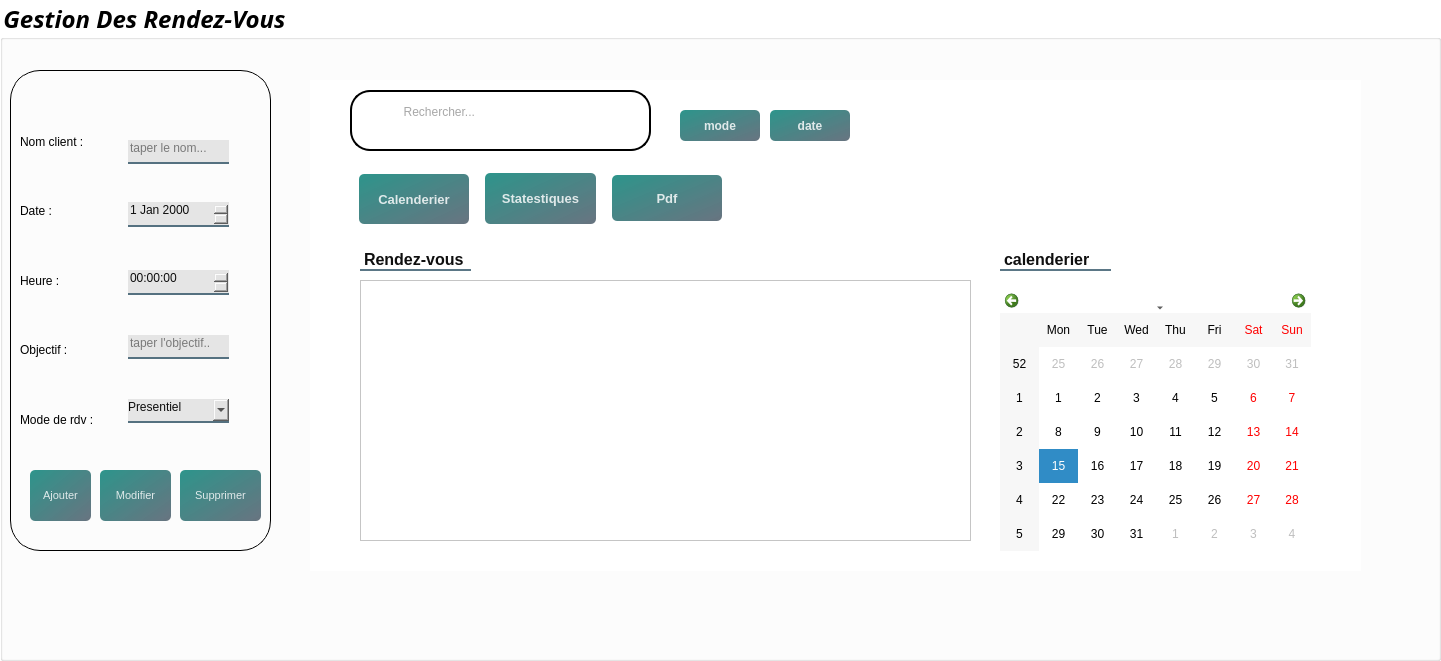
   <widget class="QGroupBox" name="rdvbox">
    <property name="geometry">
     <rect>
      <x>140</x>
      <y>70</y>
      <width>1441</width>
      <height>661</height>
     </rect>
    </property>
    <property name="font">
     <font>
      <family>Perpetua</family>
      <pointsize>18</pointsize>
      <italic>true</italic>
      <bold>true</bold>
     </font>
    </property>
    <property name="styleSheet">
     <string notr="true">background-color: rgb(255, 255, 255);</string>
    </property>
    <property name="title">
     <string>Gestion Des Rendez-Vous</string>
    </property>
    <widget class="QWidget" name="widget_14" native="true">
     <property name="geometry">
      <rect>
       <x>10</x>
       <y>70</y>
       <width>261</width>
       <height>481</height>
      </rect>
     </property>
     <property name="styleSheet">
      <string notr="true">border:1px solid black;
border-radius:30px;
background-color:none;</string>
     </property>
     <widget class="QWidget" name="widget_15" native="true">
      <property name="geometry">
       <rect>
        <x>10</x>
        <y>40</y>
        <width>81</width>
        <height>341</height>
       </rect>
      </property>
      <property name="styleSheet">
       <string notr="true">border:none;</string>
      </property>
      <layout class="QVBoxLayout" name="verticalLayout_2">
       <item>
        <widget class="QLabel" name="label_42">
         <property name="styleSheet">
          <string notr="true">color:black;</string>
         </property>
         <property name="text">
          <string>Nom client :</string>
         </property>
        </widget>
       </item>
       <item>
        <widget class="QLabel" name="label_43">
         <property name="styleSheet">
          <string notr="true">color:black;</string>
         </property>
         <property name="text">
          <string>Date :</string>
         </property>
        </widget>
       </item>
       <item>
        <widget class="QLabel" name="label_44">
         <property name="styleSheet">
          <string notr="true">color:black;</string>
         </property>
         <property name="text">
          <string>Heure :</string>
         </property>
        </widget>
       </item>
       <item>
        <widget class="QLabel" name="label_45">
         <property name="styleSheet">
          <string notr="true">color:black;</string>
         </property>
         <property name="text">
          <string>Objectif :</string>
         </property>
        </widget>
       </item>
       <item>
        <widget class="QLabel" name="label_46">
         <property name="styleSheet">
          <string notr="true">color:black;</string>
         </property>
         <property name="text">
          <string>Mode de rdv :</string>
         </property>
        </widget>
       </item>
      </layout>
     </widget>
     <widget class="QWidget" name="widget_16" native="true">
      <property name="geometry">
       <rect>
        <x>99</x>
        <y>40</y>
        <width>151</width>
        <height>341</height>
       </rect>
      </property>
      <property name="styleSheet">
       <string notr="true">border:none;
background-color:transparent;</string>
      </property>
      <widget class="QLineEdit" name="lineEdit_4">
       <property name="geometry">
        <rect>
         <x>9</x>
         <y>45</y>
         <width>106</width>
         <height>18</height>
        </rect>
       </property>
       <property name="styleSheet">
        <string notr="true">border:1px;</string>
       </property>
      </widget>
      <widget class="QFrame" name="frame_7">
       <property name="geometry">
        <rect>
         <x>9</x>
         <y>10</y>
         <width>121</width>
         <height>321</height>
        </rect>
       </property>
       <property name="frameShape">
        <enum>QFrame::Shape::StyledPanel</enum>
       </property>
       <property name="frameShadow">
        <enum>QFrame::Shadow::Raised</enum>
       </property>
       <widget class="QLineEdit" name="clientRDV">
        <property name="geometry">
         <rect>
          <x>10</x>
          <y>20</y>
          <width>101</width>
          <height>24</height>
         </rect>
        </property>
        <property name="styleSheet">
         <string notr="true">background-color:rgba(225, 225,225,225);
border:none;
border-bottom:2px solid rgba(46,82,101,200);
color:rgba(0,0,0,240);
padding-bottom:7px;</string>
        </property>
        <property name="placeholderText">
         <string>taper le nom...</string>
        </property>
       </widget>
       <widget class="QLineEdit" name="objectifRDV">
        <property name="geometry">
         <rect>
          <x>10</x>
          <y>215</y>
          <width>101</width>
          <height>24</height>
         </rect>
        </property>
        <property name="styleSheet">
         <string notr="true">background-color:rgba(225, 225,225,225);
border:none;
border-bottom:2px solid rgba(46,82,101,200);
color:rgba(0,0,0,240);
padding-bottom:7px;</string>
        </property>
        <property name="placeholderText">
         <string>taper l'objectif..</string>
        </property>
       </widget>
       <widget class="QDateEdit" name="dateRDV">
        <property name="geometry">
         <rect>
          <x>10</x>
          <y>82</y>
          <width>101</width>
          <height>25</height>
         </rect>
        </property>
        <property name="styleSheet">
         <string notr="true">background-color:rgba(225, 225,225,225);
border:none;
border-bottom:2px solid rgba(46,82,101,200);
color:rgba(0,0,0,240);
padding-bottom:7px;</string>
        </property>
       </widget>
       <widget class="QTimeEdit" name="heureRDV">
        <property name="geometry">
         <rect>
          <x>10</x>
          <y>150</y>
          <width>101</width>
          <height>25</height>
         </rect>
        </property>
        <property name="styleSheet">
         <string notr="true">background-color:rgba(225, 225,225,225);
border:none;
border-bottom:2px solid rgba(46,82,101,200);
color:rgba(0,0,0,240);
padding-bottom:7px;</string>
        </property>
       </widget>
       <widget class="QComboBox" name="modeRDV">
        <property name="geometry">
         <rect>
          <x>10</x>
          <y>279</y>
          <width>101</width>
          <height>24</height>
         </rect>
        </property>
        <property name="styleSheet">
         <string notr="true">background-color:rgba(225, 225,225,225);
border:none;
border-bottom:2px solid rgba(46,82,101,200);
color:rgba(0,0,0,240);
padding-bottom:7px;</string>
        </property>
        <item>
         <property name="text">
          <string>Presentiel</string>
         </property>
        </item>
        <item>
         <property name="text">
          <string>En ligne</string>
         </property>
        </item>
       </widget>
      </widget>
     </widget>
     <widget class="QWidget" name="widget_21" native="true">
      <property name="geometry">
       <rect>
        <x>20</x>
        <y>390</y>
        <width>231</width>
        <height>71</height>
       </rect>
      </property>
      <property name="styleSheet">
       <string notr="true">border:none;</string>
      </property>
      <widget class="QPushButton" name="suppRDV">
       <property name="geometry">
        <rect>
         <x>150</x>
         <y>10</y>
         <width>81</width>
         <height>51</height>
        </rect>
       </property>
       <property name="font">
        <font>
         <pointsize>8</pointsize>
         <bold>false</bold>
        </font>
       </property>
       <property name="styleSheet">
        <string notr="true">QPushButton#suppRDV {
    background-color: qlineargradient(spread:pad, x1:0, y1:0, x2:1, y2:1, stop:0 rgba(11, 131, 120, 219), stop:1 rgba(85, 98, 112, 226));
    color: rgba(255, 255, 255, 210);
    border-radius: 5px;
    border: none;
}

QPushButton#suppRDV:hover {
    background-color: qlineargradient(spread:pad, x1:0, y1:0, x2:1, y2:1, stop:0 rgba(150, 123, 111, 219), stop:1 rgba(85, 81, 84, 226));
}

QPushButton#suppRDV:pressed {
    padding-left: 3px;
    padding-top: 3px;
    background-color: rgba(150, 123, 111, 255);
}</string>
       </property>
       <property name="text">
        <string>Supprimer</string>
       </property>
       <property name="icon">
        <iconset resource="ressources.qrc">
         <normaloff>:/Downloads/trash-2.svg</normaloff>:/Downloads/trash-2.svg</iconset>
       </property>
      </widget>
      <widget class="QPushButton" name="updateRDV">
       <property name="geometry">
        <rect>
         <x>70</x>
         <y>10</y>
         <width>71</width>
         <height>51</height>
        </rect>
       </property>
       <property name="font">
        <font>
         <pointsize>8</pointsize>
         <bold>false</bold>
        </font>
       </property>
       <property name="styleSheet">
        <string notr="true">QPushButton#updateRDV {
    background-color: qlineargradient(spread:pad, x1:0, y1:0, x2:1, y2:1, stop:0 rgba(11, 131, 120, 219), stop:1 rgba(85, 98, 112, 226));
    color: rgba(255, 255, 255, 210);
    border-radius: 5px;
    border: none;
}

QPushButton#updateRDV:hover {
    background-color: qlineargradient(spread:pad, x1:0, y1:0, x2:1, y2:1, stop:0 rgba(150, 123, 111, 219), stop:1 rgba(85, 81, 84, 226));
}

QPushButton#updateRDV:pressed {
    padding-left: 3px;
    padding-top: 3px;
    background-color: rgba(150, 123, 111, 255);
}</string>
       </property>
       <property name="text">
        <string>Modifier</string>
       </property>
       <property name="icon">
        <iconset resource="ressources.qrc">
         <normaloff>:/Downloads/settings.svg</normaloff>:/Downloads/settings.svg</iconset>
       </property>
      </widget>
      <widget class="QPushButton" name="addRDV">
       <property name="geometry">
        <rect>
         <x>0</x>
         <y>10</y>
         <width>61</width>
         <height>51</height>
        </rect>
       </property>
       <property name="font">
        <font>
         <pointsize>8</pointsize>
         <bold>false</bold>
        </font>
       </property>
       <property name="styleSheet">
        <string notr="true">QPushButton#addRDV {
    background-color: qlineargradient(spread:pad, x1:0, y1:0, x2:1, y2:1, stop:0 rgba(11, 131, 120, 219), stop:1 rgba(85, 98, 112, 226));
    color: rgba(255, 255, 255, 210);
    border-radius: 5px;
    border: none;
}

QPushButton#addRDV:hover {
    background-color: qlineargradient(spread:pad, x1:0, y1:0, x2:1, y2:1, stop:0 rgba(150, 123, 111, 219), stop:1 rgba(85, 81, 84, 226));
}

QPushButton#addRDV:pressed {
    padding-left: 3px;
    padding-top: 3px;
    background-color: rgba(150, 123, 111, 255);
}</string>
       </property>
       <property name="text">
        <string>Ajouter</string>
       </property>
       <property name="icon">
        <iconset resource="ressources.qrc">
         <normaloff>:/Downloads/check-circle.svg</normaloff>:/Downloads/check-circle.svg</iconset>
       </property>
      </widget>
     </widget>
    </widget>
    <widget class="QWidget" name="widget_18" native="true">
     <property name="geometry">
      <rect>
       <x>310</x>
       <y>80</y>
       <width>1051</width>
       <height>491</height>
      </rect>
     </property>
     <widget class="QWidget" name="widget_19" native="true">
      <property name="geometry">
       <rect>
        <x>40</x>
        <y>10</y>
        <width>301</width>
        <height>61</height>
       </rect>
      </property>
      <layout class="QHBoxLayout" name="horizontalLayout_3">
       <item>
        <widget class="QFrame" name="frame_6">
         <property name="styleSheet">
          <string notr="true">border :2px solid black;
border-radius:20px;</string>
         </property>
         <property name="frameShape">
          <enum>QFrame::Shape::StyledPanel</enum>
         </property>
         <property name="frameShadow">
          <enum>QFrame::Shadow::Raised</enum>
         </property>
         <widget class="QLabel" name="label_7">
          <property name="geometry">
           <rect>
            <x>11</x>
            <y>11</y>
            <width>28</width>
            <height>22</height>
           </rect>
          </property>
          <property name="styleSheet">
           <string notr="true">border:none;</string>
          </property>
          <property name="text">
           <string/>
          </property>
          <property name="pixmap">
           <pixmap resource="ressources.qrc">:/Downloads/search (1).svg</pixmap>
          </property>
         </widget>
         <widget class="QLineEdit" name="rechercherRDV">
          <property name="geometry">
           <rect>
            <x>45</x>
            <y>11</y>
            <width>211</width>
            <height>22</height>
           </rect>
          </property>
          <property name="styleSheet">
           <string notr="true">background-color:transparent;
border:none;

color: #505050;</string>
          </property>
          <property name="placeholderText">
           <string>  Rechercher...</string>
          </property>
         </widget>
        </widget>
       </item>
      </layout>
     </widget>
     <widget class="QWidget" name="widget_20" native="true">
      <property name="geometry">
       <rect>
        <x>40</x>
        <y>80</y>
        <width>391</width>
        <height>71</height>
       </rect>
      </property>
      <widget class="QPushButton" name="calenderierRDV">
       <property name="geometry">
        <rect>
         <x>9</x>
         <y>14</y>
         <width>110</width>
         <height>50</height>
        </rect>
       </property>
       <property name="font">
        <font>
         <pointsize>10</pointsize>
         <bold>true</bold>
        </font>
       </property>
       <property name="styleSheet">
        <string notr="true">QPushButton#calenderierRDV {
    background-color: qlineargradient(spread:pad, x1:0, y1:0, x2:1, y2:1, stop:0 rgba(11, 131, 120, 219), stop:1 rgba(85, 98, 112, 226));
    color: rgba(255, 255, 255, 210);
    border-radius: 5px;
    border: none;
}

QPushButton#calenderierRDV:hover {
    background-color: qlineargradient(spread:pad, x1:0, y1:0, x2:1, y2:1, stop:0 rgba(150, 123, 111, 219), stop:1 rgba(85, 81, 84, 226));
}

QPushButton#calenderierRDV:pressed {
    padding-left: 3px;
    padding-top: 3px;
    background-color: rgba(150, 123, 111, 255);
}</string>
       </property>
       <property name="text">
        <string>Calenderier</string>
       </property>
       <property name="icon">
        <iconset resource="ressources.qrc">
         <normaloff>:/Downloads/calendar.svg</normaloff>:/Downloads/calendar.svg</iconset>
       </property>
      </widget>
      <widget class="QPushButton" name="statbuttonRDV">
       <property name="geometry">
        <rect>
         <x>135</x>
         <y>13</y>
         <width>111</width>
         <height>51</height>
        </rect>
       </property>
       <property name="font">
        <font>
         <pointsize>10</pointsize>
         <bold>true</bold>
        </font>
       </property>
       <property name="styleSheet">
        <string notr="true">QPushButton#statbuttonRDV {
    background-color: qlineargradient(spread:pad, x1:0, y1:0, x2:1, y2:1, stop:0 rgba(11, 131, 120, 219), stop:1 rgba(85, 98, 112, 226));
    color: rgba(255, 255, 255, 210);
    border-radius: 5px;
    border: none;
}

QPushButton#statbuttonRDV:hover {
    background-color: qlineargradient(spread:pad, x1:0, y1:0, x2:1, y2:1, stop:0 rgba(150, 123, 111, 219), stop:1 rgba(85, 81, 84, 226));
}

QPushButton#statbuttonRDV:pressed {
    padding-left: 3px;
    padding-top: 3px;
    background-color: rgba(150, 123, 111, 255);
}</string>
       </property>
       <property name="text">
        <string>Statestiques</string>
       </property>
       <property name="icon">
        <iconset resource="ressources.qrc">
         <normaloff>:/Downloads/pie-chart (1).svg</normaloff>:/Downloads/pie-chart (1).svg</iconset>
       </property>
      </widget>
      <widget class="QPushButton" name="pdfRDV">
       <property name="geometry">
        <rect>
         <x>262</x>
         <y>15</y>
         <width>110</width>
         <height>46</height>
        </rect>
       </property>
       <property name="font">
        <font>
         <pointsize>10</pointsize>
         <bold>true</bold>
        </font>
       </property>
       <property name="styleSheet">
        <string notr="true">QPushButton#pdfRDV {
    background-color: qlineargradient(spread:pad, x1:0, y1:0, x2:1, y2:1, stop:0 rgba(11, 131, 120, 219), stop:1 rgba(85, 98, 112, 226));
    color: rgba(255, 255, 255, 210);
    border-radius: 5px;
    border: none;
}

QPushButton#pdfRDV:hover {
    background-color: qlineargradient(spread:pad, x1:0, y1:0, x2:1, y2:1, stop:0 rgba(150, 123, 111, 219), stop:1 rgba(85, 81, 84, 226));
}

QPushButton#pdfRDV:pressed {
    padding-left: 3px;
    padding-top: 3px;
    background-color: rgba(150, 123, 111, 255);
}</string>
       </property>
       <property name="text">
        <string>Pdf</string>
       </property>
       <property name="icon">
        <iconset resource="ressources.qrc">
         <normaloff>:/Downloads/file-text (2).svg</normaloff>:/Downloads/file-text (2).svg</iconset>
       </property>
      </widget>
     </widget>
     <widget class="QWidget" name="widget_23" native="true">
      <property name="geometry">
       <rect>
        <x>40</x>
        <y>160</y>
        <width>631</width>
        <height>321</height>
       </rect>
      </property>
      <widget class="QLabel" name="label_35">
       <property name="geometry">
        <rect>
         <x>10</x>
         <y>10</y>
         <width>111</width>
         <height>21</height>
        </rect>
       </property>
       <property name="font">
        <font>
         <pointsize>12</pointsize>
         <bold>true</bold>
        </font>
       </property>
       <property name="styleSheet">
        <string notr="true">color:black;
border-bottom:2px solid rgba(46,82,101,200);
color:rgba(0,0,0,240);
padding-bottom:px;
</string>
       </property>
       <property name="text">
        <string>Rendez-vous</string>
       </property>
      </widget>
      <widget class="QTableView" name="tab_affichage">
       <property name="geometry">
        <rect>
         <x>10</x>
         <y>40</y>
         <width>611</width>
         <height>261</height>
        </rect>
       </property>
      </widget>
     </widget>
     <widget class="QPushButton" name="modeRDV_2">
      <property name="geometry">
       <rect>
        <x>370</x>
        <y>30</y>
        <width>80</width>
        <height>31</height>
       </rect>
      </property>
      <property name="font">
       <font>
        <bold>true</bold>
       </font>
      </property>
      <property name="styleSheet">
       <string notr="true">QPushButton#modeRDV_2{
    background-color: qlineargradient(spread:pad, x1:0, y1:0, x2:1, y2:1, stop:0 rgba(11, 131, 120, 219), stop:1 rgba(85, 98, 112, 226));
    color: rgba(255, 255, 255, 210);
    border-radius: 5px;
    border: none;
}

QPushButton#modeRDV_2:hover {
    background-color: qlineargradient(spread:pad, x1:0, y1:0, x2:1, y2:1, stop:0 rgba(150, 123, 111, 219), stop:1 rgba(85, 81, 84, 226));
}

QPushButton#modeRDV_2:pressed {
    padding-left: 3px;
    padding-top: 3px;
    background-color: rgba(150, 123, 111, 255);
}</string>
      </property>
      <property name="text">
       <string>mode</string>
      </property>
      <property name="icon">
       <iconset resource="ressources.qrc">
        <normaloff>:/Downloads/align-left.svg</normaloff>:/Downloads/align-left.svg</iconset>
      </property>
     </widget>
     <widget class="QPushButton" name="dateRDV_2">
      <property name="geometry">
       <rect>
        <x>460</x>
        <y>30</y>
        <width>80</width>
        <height>31</height>
       </rect>
      </property>
      <property name="font">
       <font>
        <bold>true</bold>
       </font>
      </property>
      <property name="styleSheet">
       <string notr="true">QPushButton#dateRDV_2{
    background-color: qlineargradient(spread:pad, x1:0, y1:0, x2:1, y2:1, stop:0 rgba(11, 131, 120, 219), stop:1 rgba(85, 98, 112, 226));
    color: rgba(255, 255, 255, 210);
    border-radius: 5px;
    border: none;
}

QPushButton#dateRDV_2:hover {
    background-color: qlineargradient(spread:pad, x1:0, y1:0, x2:1, y2:1, stop:0 rgba(150, 123, 111, 219), stop:1 rgba(85, 81, 84, 226));
}

QPushButton#dateRDV_2:pressed {
    padding-left: 3px;
    padding-top: 3px;
    background-color: rgba(150, 123, 111, 255);
}</string>
      </property>
      <property name="text">
       <string>date</string>
      </property>
      <property name="icon">
       <iconset resource="ressources.qrc">
        <normaloff>:/Downloads/align-left.svg</normaloff>:/Downloads/align-left.svg</iconset>
      </property>
     </widget>
     <widget class="QCalendarWidget" name="calander_rdv">
      <property name="geometry">
       <rect>
        <x>690</x>
        <y>210</y>
        <width>311</width>
        <height>261</height>
       </rect>
      </property>
      <property name="styleSheet">
       <string notr="true">textcolor:black;</string>
      </property>
     </widget>
     <widget class="QLabel" name="label_36">
      <property name="geometry">
       <rect>
        <x>690</x>
        <y>170</y>
        <width>111</width>
        <height>21</height>
       </rect>
      </property>
      <property name="font">
       <font>
        <pointsize>12</pointsize>
        <bold>true</bold>
       </font>
      </property>
      <property name="styleSheet">
       <string notr="true">color:black;
border-bottom:2px solid rgba(46,82,101,200);
color:rgba(0,0,0,240);
padding-bottom:px;
</string>
      </property>
      <property name="text">
       <string>calenderier</string>
      </property>
     </widget>
    </widget>
   </widget>
